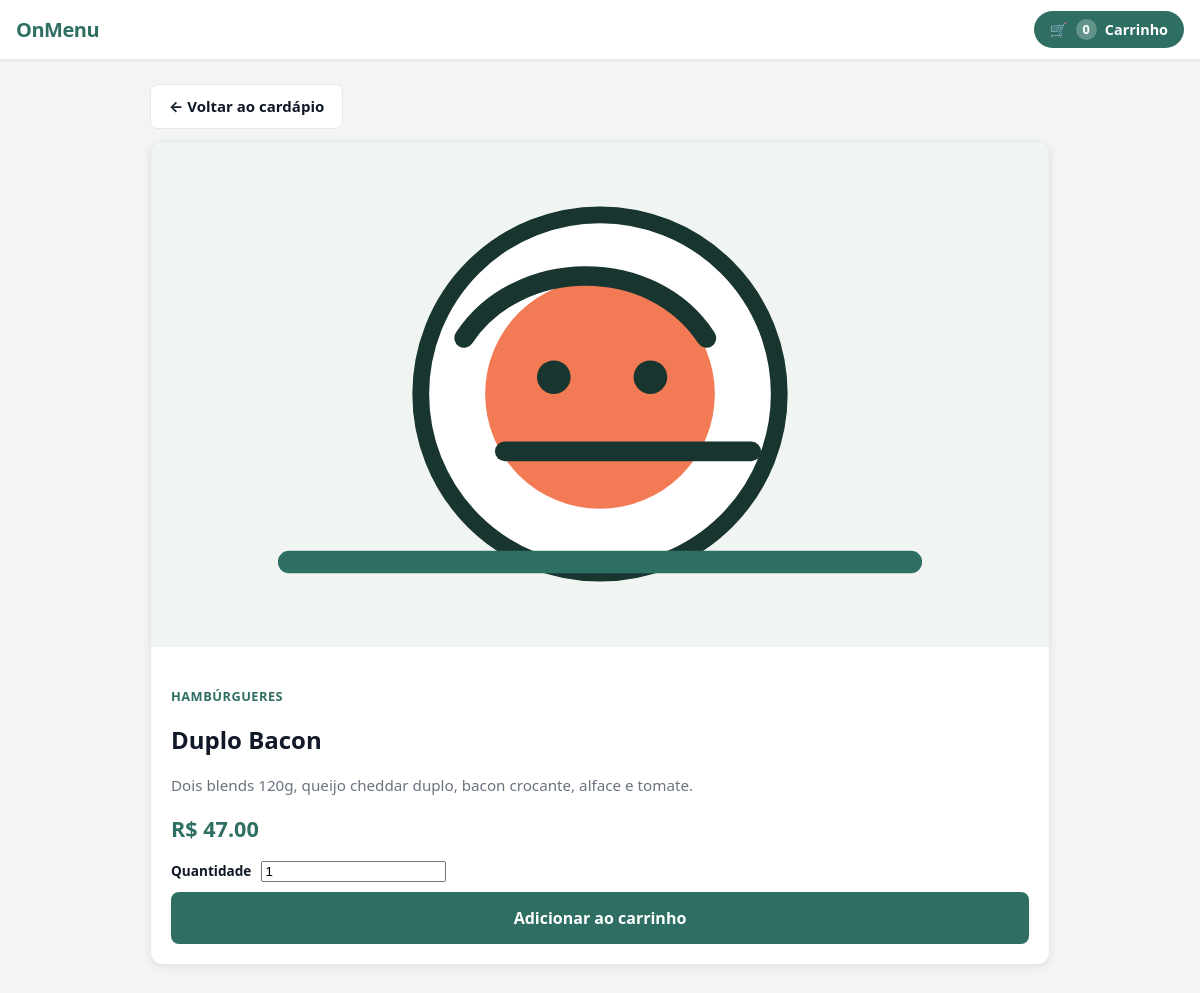
The app's page /items/11/duplo-bacon/, older data.
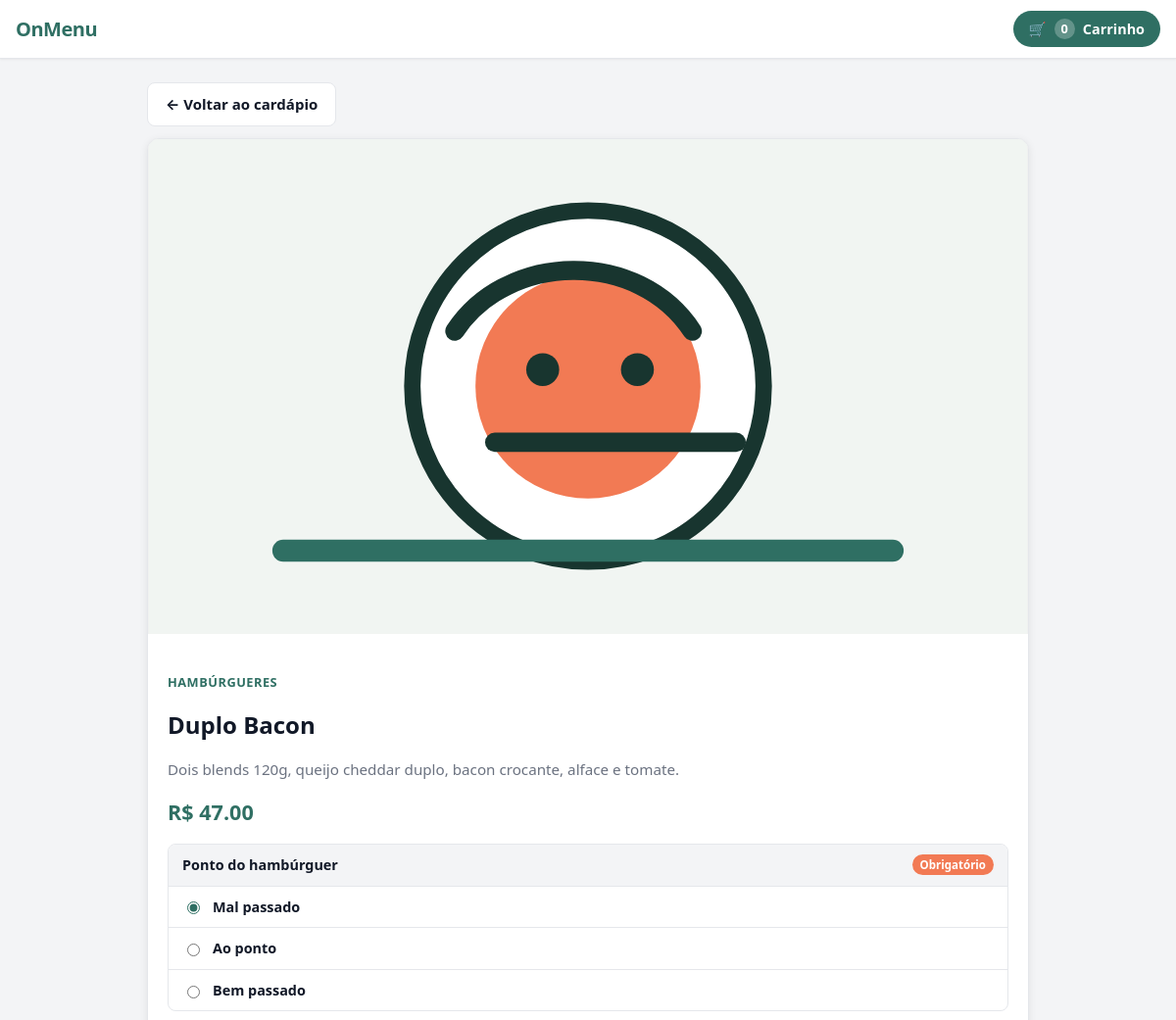
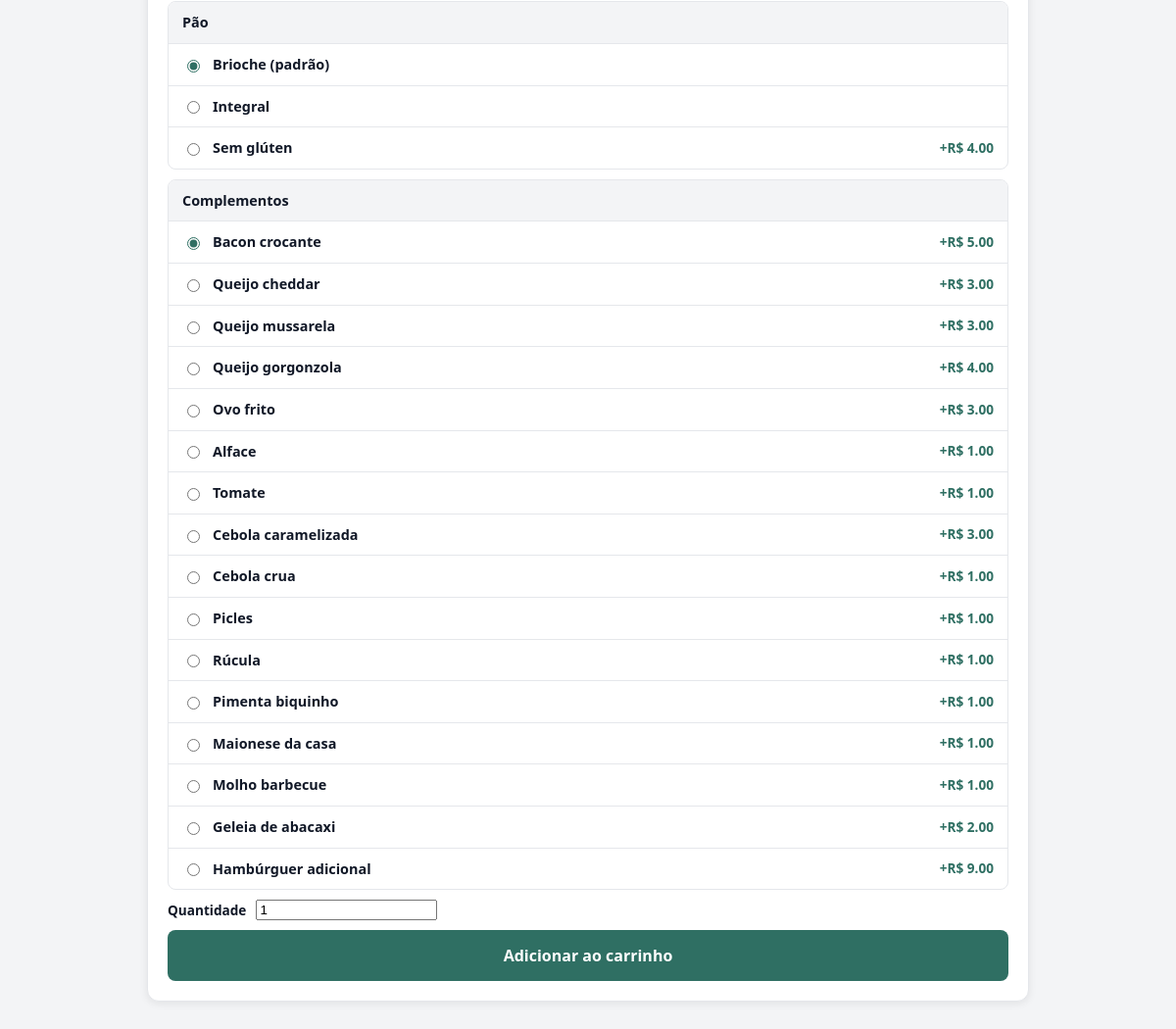
The same page, newer data (2 pictures, top to bottom).
### menu/models.py (models this page shows, shortened)
class MenuItem(models.Model):
    category = models.ForeignKey(
        Category,
        on_delete=models.CASCADE,
        related_name='items',
    )
    name = models.CharField(max_length=120)
    slug = models.SlugField(max_length=140, blank=True)
    description = models.TextField(blank=True)
    image = models.ImageField(upload_to='menu_items/', blank=True)
    image_url = models.URLField(blank=True)
    price = models.DecimalField(max_digits=8, decimal_places=2)
    is_available = models.BooleanField(default=True)
    is_featured = models.BooleanField(default=False)
    display_order = models.PositiveIntegerField(default=0)
    created_at = models.DateTimeField(auto_now_add=True)
    updated_at = models.DateTimeField(auto_now=True)
    class Meta:
        ordering = ['display_order', 'name']
        constraints = [
            models.UniqueConstraint(
                fields=['category', 'slug'],
                name='unique_item_slug_per_category',
            ),
        ]

class Category(models.Model):
    restaurant = models.ForeignKey(
        Restaurant,
        on_delete=models.CASCADE,
        related_name='categories',
    )
    name = models.CharField(max_length=80)
    slug = models.SlugField(max_length=100, blank=True)
    display_order = models.PositiveIntegerField(default=0)
    is_active = models.BooleanField(default=True)
    class Meta:
        ordering = ['display_order', 'name']
        verbose_name_plural = 'categories'
        constraints = [
            models.UniqueConstraint(
                fields=['restaurant', 'slug'],
                name='unique_category_slug_per_restaurant',
            ),
        ]

class ItemOptionGroup(models.Model):
    menu_item = models.ForeignKey(
        MenuItem,
        on_delete=models.CASCADE,
        related_name='option_groups',
    )
    name = models.CharField(max_length=120)
    required = models.BooleanField(default=False)
    display_order = models.PositiveIntegerField(default=0)
    class Meta:
        ordering = ['display_order', 'name']

class ItemOptionChoice(models.Model):
    group = models.ForeignKey(
        ItemOptionGroup,
        on_delete=models.CASCADE,
        related_name='choices',
    )
    name = models.CharField(max_length=120)
    extra_price = models.DecimalField(
        max_digits=8,
        decimal_places=2,
        default=Decimal('0.00'),
    )
    display_order = models.PositiveIntegerField(default=0)
    class Meta:
        ordering = ['display_order', 'name']

### menu/views.py (the view)
# urls.py: path('items/<int:pk>/<slug:slug>/', views.item_detail, name='item_detail'),
def item_detail(request, pk, slug):
    restaurant = get_current_restaurant()
    item_queryset = MenuItem.objects.select_related(
        'category',
        'category__restaurant',
    ).prefetch_related('option_groups__choices')
    if restaurant:
        item_queryset = item_queryset.filter(category__restaurant=restaurant)
    item = get_object_or_404(item_queryset, pk=pk, slug=slug)
    return render(request, 'menu/item_detail.html', {'item': item})

### cart/context_processors.py (called while the page is built)
def cart_summary(request):
    cart = request.session.get(settings.CART_SESSION_ID, {})
    total = 0
    for raw in cart.values():
        if isinstance(raw, int):
            total += raw
        elif isinstance(raw, dict):
            total += int(raw.get('qty', 0))
    subtotal_str = request.session.get(settings.CART_SESSION_ID + '_subtotal', '0')
    try:
        subtotal = Decimal(subtotal_str)
    except (InvalidOperation, TypeError):
        subtotal = Decimal('0.00')
    return {
        'cart_item_count': total,
        'cart_subtotal': subtotal,
        'currency_symbol': getattr(settings, 'CURRENCY_SYMBOL', '$'),
    }

### menu/selectors.py (called while the page is built)
def get_current_restaurant():
    return Restaurant.objects.filter(is_active=True).order_by('id').first()

### templates/menu/item_detail.html (shortened to what this page needs)
{% extends 'base.html' %}
{% load static %}
{% block content %}
<div class="page-content">
  <div style="margin-bottom:12px">
    <a class="btn-secondary" href="{% url 'menu:menu_list' %}" style="display:inline-flex;width:auto">← Voltar ao cardápio</a>
  </div>
  <div class="detail-layout">
    <div class="detail-image">
      {% if item.image %}
        <img src="{{ item.image.url }}" alt="{{ item.name }}">
      {% elif item.image_url %}
        <img src="{{ item.image_url }}" alt="{{ item.name }}">
      {% else %}
        <img src="{% static 'img/placeholder-food.svg' %}" alt="">
      {% endif %}
    </div>
    <div class="detail-body">
      <p class="detail-category">{{ item.category.name }}</p>
      <h1 class="detail-name">{{ item.name }}</h1>
      {% if item.description %}
        <p class="detail-desc">{{ item.description }}</p>
      {% endif %}
      <p class="detail-price">{{ currency_symbol }} {{ item.price|floatformat:2 }}</p>
      {% if item.is_available %}
        <form class="detail-add-form" method="post" action="{% url 'cart:cart_add' item.pk %}">
          {% for group in item.option_groups.all %}
            <div class="option-group">
              <div class="option-group-head">
                <span>{{ group.name }}</span>
                {% if group.required %}<span class="required-badge">Obrigatório</span>{% endif %}
              </div>
              <div class="option-choices">
                {% for choice in group.choices.all %}
                  <label class="option-choice">
                    <div class="choice-left">
                      <input class="choice-radio" type="radio" name="option_group_{{ group.pk }}" value="{{ choice.pk }}"
                        {% if forloop.first %}checked{% endif %}
                        {% if group.required and forloop.first %}required{% endif %}>
                      <span class="choice-name">{{ choice.name }}</span>
                    </div>
                    {% if choice.extra_price %}
                      <span class="choice-extra">+{{ currency_symbol }} {{ choice.extra_price|floatformat:2 }}</span>
                    {% endif %}
                  </label>
                {% endfor %}
              </div>
            </div>
          {% endfor %}
          <div class="qty-row">
            <label for="qty">Quantidade</label>
            <input id="qty" class="qty-input" type="number" name="quantity" value="1" min="1">
          </div>
          <button class="btn-primary" type="submit">Adicionar ao carrinho</button>
        </form>
      {% else %}
        <p class="unavail-badge" style="font-size:1rem">❌ Item indisponível no momento</p>
      {% endif %}
    </div>
  </div>
</div>
{% endblock %}

### templates/base.html (shortened to what this page needs)
{% load static %}
<!doctype html>
<html lang="pt-BR">
<head>
  <link rel="stylesheet" href="{% static 'css/styles.css' %}?v=6">
</head>
<body>
  <header class="site-header">
    <a class="brand" href="{% url 'menu:menu_list' %}">OnMenu</a>
    <div style="display:flex;align-items:center;gap:10px">
      <a class="cart-btn" href="{% url 'cart:cart_detail' %}">
        🛒
        <span class="cart-btn-count">{{ cart_item_count }}</span>
        {% if cart_item_count > 0 %}
          <span>{{ currency_symbol }} {{ cart_subtotal|floatformat:2 }}</span>
        {% else %}
          <span>Carrinho</span>
        {% endif %}
      </a>
    </div>
  </header>
  {% block content %}{% endblock %}
</body>
</html>

### static/css/styles.css (style rules this page uses)
:root { --primary: #2f6f63; --primary-dark: #1f554b; --primary-light: #e8f4f1; --warm: #f27a54; --warning: #dc2626; --text: #111827; --muted: #6b7280; --bg: #f3f4f6; --surface: #ffffff; --border: #e5e7eb; --shadow-xs: 0 1px 2px rgba(0,0,0,.06); --shadow-sm: 0 2px 8px rgba(0,0,0,.08); --shadow: 0 4px 16px rgba(0,0,0,.10); --radius: 12px; --radius-sm: 8px; --header-h: 60px; --nav-h: 50px; }
*, *::before, *::after { box-sizing: border-box; }
body { margin: 0; background: var(--bg); color: var(--text); font-family: system-ui, -apple-system, 'Segoe UI', Arial, sans-serif; font-size: 15px; line-height: 1.5; overflow-x: hidden; -webkit-text-size-adjust: 100%; }
img { display: block; max-width: 100%; }
a { color: inherit; text-decoration: none; }
h1, h2, h3, p { overflow-wrap: anywhere; margin: 0; }
.site-header { position: sticky; top: 0; z-index: 200; height: var(--header-h); display: flex; align-items: center; justify-content: space-between; padding: 0 16px; background: var(--surface); border-bottom: 1px solid var(--border); box-shadow: var(--shadow-xs); gap: 8px; }
.brand { font-size: 1.25rem; font-weight: 900; color: var(--primary); letter-spacing: -.5px; }
.cart-btn { display: inline-flex; align-items: center; gap: 8px; padding: 8px 16px; background: var(--primary); color: #fff; border-radius: 999px; font-weight: 700; font-size: .9rem; transition: background .15s; }
.cart-btn-count { background: rgba(255,255,255,.25); border-radius: 999px; padding: 1px 7px; font-size: .8rem; font-weight: 900; }
.btn-primary { display: inline-flex; align-items: center; justify-content: center; width: 100%; padding: 14px; background: var(--primary); color: #fff; border: none; border-radius: var(--radius-sm); font: inherit; font-size: 1rem; font-weight: 800; cursor: pointer; text-align: center; transition: background .15s; }
.btn-secondary { display: inline-flex; align-items: center; justify-content: center; padding: 10px 18px; background: var(--surface); color: var(--text); border: 1.5px solid var(--border); border-radius: var(--radius-sm); font: inherit; font-weight: 700; cursor: pointer; transition: border-color .15s, background .15s; }
.page-content { width: min(900px, calc(100% - 32px)); margin: 0 auto; padding: 24px 0 80px; }
.detail-layout { display: grid; gap: 20px; background: var(--surface); border: 1px solid var(--border); border-radius: var(--radius); overflow: hidden; box-shadow: var(--shadow-sm); }
.detail-image { aspect-ratio: 16/9; background: #f0f0f0; overflow: hidden; }
.detail-image img { width: 100%; height: 100%; object-fit: cover; }
.detail-body { padding: 20px; display: grid; gap: 16px; }
.detail-category { font-size: .8rem; font-weight: 700; color: var(--primary); text-transform: uppercase; letter-spacing: .5px; }
.detail-name { font-size: 1.5rem; font-weight: 900; }
.detail-desc { color: var(--muted); font-size: .95rem; }
.detail-price { font-size: 1.35rem; font-weight: 900; color: var(--primary); }
.option-group { border: 1.5px solid var(--border); border-radius: var(--radius-sm); overflow: hidden; }
.option-group-head { display: flex; align-items: center; justify-content: space-between; padding: 10px 14px; background: var(--bg); border-bottom: 1px solid var(--border); font-weight: 800; font-size: .9rem; }
.required-badge { font-size: .72rem; font-weight: 700; background: var(--warm); color: #fff; padding: 2px 8px; border-radius: 999px; }
.option-choices { display: grid; }
.option-choice { display: flex; align-items: center; justify-content: space-between; gap: 10px; padding: 10px 14px; border-top: 1px solid var(--border); cursor: pointer; transition: background .1s; }
.option-choice:first-child { border-top: none; }
.choice-left { display: flex; align-items: center; gap: 10px; }
.choice-radio { accent-color: var(--primary); }
.choice-name { font-weight: 600; font-size: .9rem; }
.choice-extra { font-size: .85rem; font-weight: 700; color: var(--primary); }
.detail-add-form { display: grid; gap: 10px; }
.qty-row { display: flex; align-items: center; gap: 10px; }
.qty-row label { font-size: .85rem; font-weight: 700; }

Row changes from the older to the newer data that the page shows:
added ItemOptionGroup: name "Ponto do hambúrguer", shows "Obrigatório", required "☑ Mal passado", required "☐ Ao ponto", required "☐ Bem passado"
added ItemOptionChoice: name "Mal passado", shown under "Ponto do hambúrguer"
added ItemOptionChoice: name "Ao ponto", shown under "Ponto do hambúrguer"
added ItemOptionChoice: name "Bem passado", shown under "Ponto do hambúrguer"
added ItemOptionGroup: name "Pão", required "☑ Brioche (padrão)", required "☐ Integral", required "☐ Sem glúten +R$ 4.00"
added ItemOptionChoice: name "Brioche (padrão)", shown under "Pão"
added ItemOptionChoice: name "Integral", shown under "Pão"
added ItemOptionChoice: name "Sem glúten", currency_symbol "R$", extra_price "4.00", shown under "Pão"
added ItemOptionGroup: name "Complementos", required "☑ Bacon crocante +R$ 5.00", required "☐ Queijo cheddar +R$ 3.00", required "☐ Queijo mussarela +R$ 3.00", required "☐ Queijo gorgonzola +R$ 4.00", required "☐ Ovo frito +R$ 3.00", required "☐ Alface +R$ 1.00", required "☐ Tomate +R$ 1.00", required "☐ Cebola caramelizada +R$ 3.00", required "☐ Cebola crua +R$ 1.00", required "☐ Picles +R$ 1.00", required "☐ Rúcula +R$ 1.00", required "☐ Pimenta biquinho +R$ 1.00", required "☐ Maionese da casa +R$ 1.00", required "☐ Molho barbecue +R$ 1.00", required "☐ Geleia de abacaxi +R$ 2.00", required "☐ Hambúrguer adicional +R$ 9.00"
added ItemOptionChoice: name "Bacon crocante", currency_symbol "R$", extra_price "5.00", shown under "Complementos"
added ItemOptionChoice: name "Queijo cheddar", currency_symbol "R$", extra_price "3.00", shown under "Complementos"
added ItemOptionChoice: name "Queijo mussarela", currency_symbol "R$", extra_price "3.00", shown under "Complementos"
added ItemOptionChoice: name "Queijo gorgonzola", currency_symbol "R$", extra_price "4.00", shown under "Complementos"
added ItemOptionChoice: name "Ovo frito", currency_symbol "R$", extra_price "3.00", shown under "Complementos"
added ItemOptionChoice: name "Alface", currency_symbol "R$", extra_price "1.00", shown under "Complementos"
added ItemOptionChoice: name "Tomate", currency_symbol "R$", extra_price "1.00", shown under "Complementos"
added ItemOptionChoice: name "Cebola caramelizada", currency_symbol "R$", extra_price "3.00", shown under "Complementos"
added ItemOptionChoice: name "Cebola crua", currency_symbol "R$", extra_price "1.00", shown under "Complementos"
added ItemOptionChoice: name "Picles", currency_symbol "R$", extra_price "1.00", shown under "Complementos"
added ItemOptionChoice: name "Rúcula", currency_symbol "R$", extra_price "1.00", shown under "Complementos"
added ItemOptionChoice: name "Pimenta biquinho", currency_symbol "R$", extra_price "1.00", shown under "Complementos"
added ItemOptionChoice: name "Maionese da casa", currency_symbol "R$", extra_price "1.00", shown under "Complementos"
added ItemOptionChoice: name "Molho barbecue", currency_symbol "R$", extra_price "1.00", shown under "Complementos"
added ItemOptionChoice: name "Geleia de abacaxi", currency_symbol "R$", extra_price "2.00", shown under "Complementos"
added ItemOptionChoice: name "Hambúrguer adicional", currency_symbol "R$", extra_price "9.00", shown under "Complementos"
